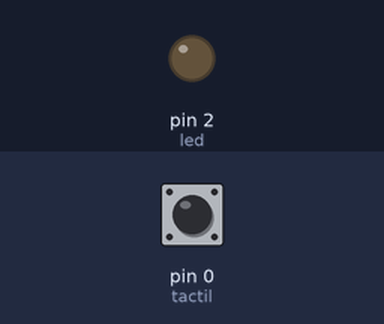
Recording of a program running on a simulated MicroPython board. Parts: output pins drawn as LEDs (lit = HIGH). Inputs (shaded band) come from the test bench; at power-on: pin 0 (tactil) LOW.

Above: at 1.2 s.
1.3 s: pin 0 (tactil) driven HIGH
At 1.7 s:
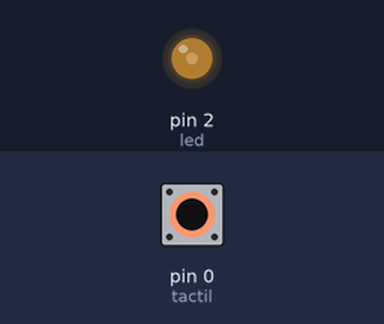
2.8 s: pin 0 (tactil) pulsed LOW 5 times (0.12 s each, 0.3 s apart)
At 3.37 s:
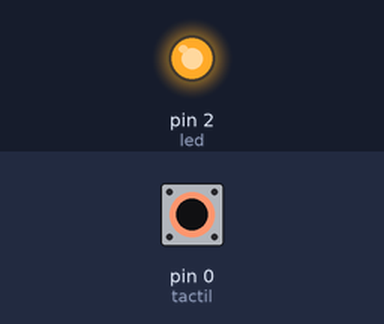
At 4.6 s:
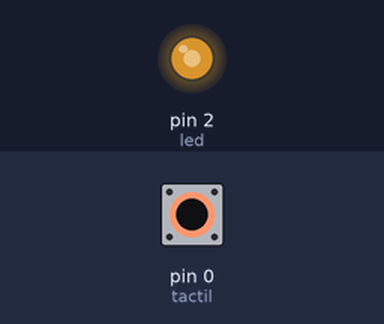
Timing chart, 0 to 6.1 s (numbered marks = the images above; inputs shaded):
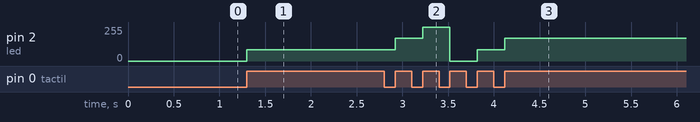

Measured:
- after the input at 1.3 s, pin 2 (led): 0/255 → 85/255 at once
- after the input at 2.8 s, pin 2 (led): 85/255 → 170/255 after 0.12 s, → 255/255 0.30 s later, → 0/255 0.30 s later, → 85/255 0.30 s later, … (5 changes in this stretch)

The program:

Codigo-led-tactil.py
```python
from machine import Pin, PWM

# Crear variables para usar los pines
tactil = Pin(0, Pin.IN)
led = PWM(Pin(2, Pin.OUT), freq=1000)

# Variables para el funcionamiento del código
estado = 0
cont = 0
intensidad = [0, 21845, 43690, 65535]

# Variables de verificación
sensor_presionado = False

while True:
    # Leer el valor del sensor táctil
    estado = tactil.value()

    # Si el botón táctil se presiona
    if estado == 1 and sensor_presionado == False:
        cont += 1
        # Aumentar el contador solamente hasta 3
        if cont > 3:
            cont = 0
        sensor_presionado = True

    # Si el botón táctil se suelta
    if estado == 0:
        sensor_presionado = False

    # Agregar el valor de intensidad en el led
    led.duty_u16(intensidad[cont])
```
